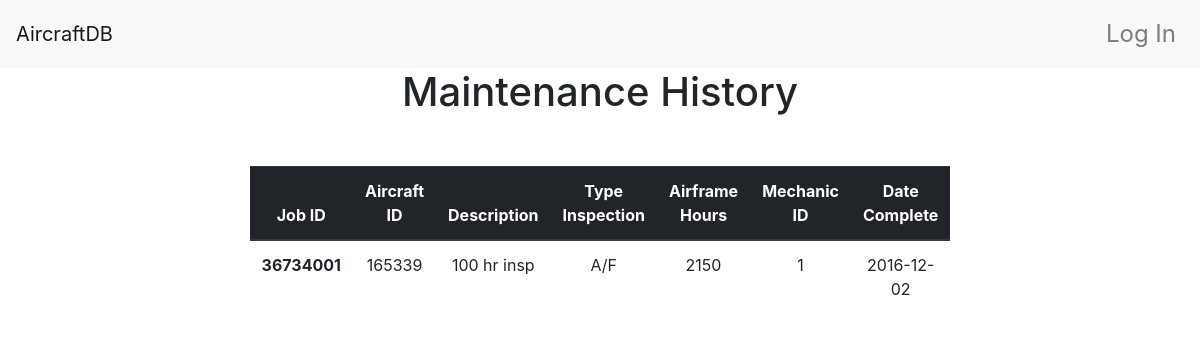
The app's page /mechanic/maintenance_history, older data.
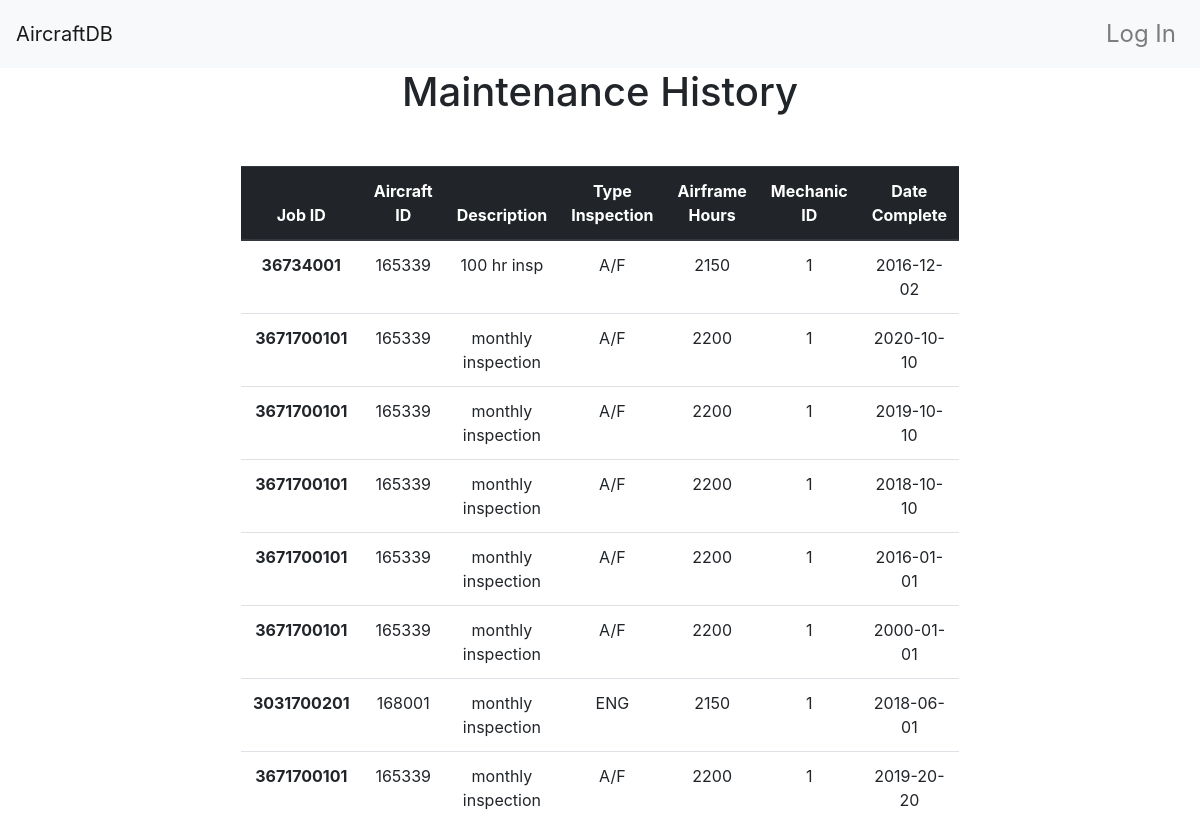
The same page, newer data.
### app/models.py (models this page shows, shortened)
class MaintenanceHistory(db.Model):
    __tablename__ = 'MaintenanceHistory'
    job_id = db.Column(db.Integer, primary_key=True)
    aircraft_id = db.Column(db.Integer, db.ForeignKey('aircrafts.id'), primary_key=True)
    description = db.Column(db.String(150))
    type_inspection =  db.Column(db.String(80))
    aircraft_hours = db.Column(db.Integer)
    engine_hours = db.Column(db.Integer)
    mechanic_id = db.Column(db.Integer, db.ForeignKey(Mechanic.id))
    date_complete = db.Column(db.String, primary_key=True)

### app/main/views.py (the view)
@main.route('/mechanic/maintenance_history')
def mechanic_get_maintenance_history():
    data = MaintenanceHistory.query.all()
    return render_template('mechanic/maintenance_history.html', data=data)

### app/templates/mechanic/maintenance_history.html
{% extends "base.html" %}
{% block page_content %}
<div class="table_heading">
    <h1>Maintenance History</h1>
</div>
  <div class="second-container">
    <table class="table">
    <thead class="thead-dark">
      <tr>
        <th scope="col">Job ID</th>
        <th scope="col">Aircraft ID</th>
        <th scope="col">Description</th>
        <th scope="col">Type Inspection</th>
        <th scope="col">Airframe Hours</th>
        <th scope="col">Mechanic ID</th>
        <th scope="col">Date Complete</th>
      </tr>
    </thead>
    <tbody>
    {% for row in data %}
      <tr>
        <th scope="row"> {{row.job_id}} </th>
        <td>{{row.aircraft_id}}</td>
        <td>{{row.description}}</td>
        <td>{{row.type_inspection}}</td>
        <td>{{row.aircraft_hours}}</td>
        <td>{{row.mechanic_id}}</td>
        <td>{{row.date_complete}}</td>
      </tr>
        {% endfor %}
    </tbody>
  </table>
  </div>
{% endblock %}

### app/templates/base.html (shortened to what this page needs)
<!doctype html>
<html lang="en">
  <head>
    <link rel="stylesheet" href="../../static/style.css">
    <link rel="stylesheet" href="https://maxcdn.bootstrapcdn.com/bootstrap/4.0.0-beta.2/css/bootstrap.min.css">
    <link rel= "stylesheet" href="https://cdnjs.cloudflare.com/ajax/libs/flexboxgrid/6.3.1/flexboxgrid.css">
  </head>
{% block navbar %}
<nav class="navbar navbar-expand-lg navbar-light bg-light">
  <a class="navbar-brand" href="#">AircraftDB</a>
  <div class="collapse navbar-collapse" id="navbarNav">
    <ul class="navbar-nav ">
        {% if current_user.is_authenticated %}
        <li class="nav-item">
          <a class="nav-link" href="{{ url_for('auth.logout') }}">Log Out</a>
        </li>
        {% else %}
        <li class="nav-item">
          <a class="nav-link" href="{{ url_for('auth.login') }}">Log In</a>
        </li>
        {% endif %}
    </ul>
  </div>
</nav>
{% endblock %}
{% block content %}
  <div>
{% block page_content %}{% endblock %}
</div>
{% endblock %}

### app/static/style.css (style rules this page uses)
.nav-link { font-size: 24px; }
div.second-container { margin-top: 50px; text-align: center; }
div.second-container table { width: 50%; margin: auto; float: none;; }
div.table_heading { text-align: center }

Row changes from the older to the newer data that the page shows:
added MaintenanceHistory: job_id "3671700101", aircraft_id "165339", description "monthly inspection", type_inspection "A/F", aircraft_hours "2200", mechanic_id "1", date_complete "2020-10-10"
added MaintenanceHistory: job_id "3671700101", aircraft_id "165339", description "monthly inspection", type_inspection "A/F", aircraft_hours "2200", mechanic_id "1", date_complete "2019-10-10"
added MaintenanceHistory: job_id "3671700101", aircraft_id "165339", description "monthly inspection", type_inspection "A/F", aircraft_hours "2200", mechanic_id "1", date_complete "2018-10-10"
added MaintenanceHistory: job_id "3671700101", aircraft_id "165339", description "monthly inspection", type_inspection "A/F", aircraft_hours "2200", mechanic_id "1", date_complete "2016-01-01"
added MaintenanceHistory: job_id "3671700101", aircraft_id "165339", description "monthly inspection", type_inspection "A/F", aircraft_hours "2200", mechanic_id "1", date_complete "2000-01-01"
added MaintenanceHistory: job_id "3031700201", aircraft_id "168001", description "monthly inspection", type_inspection "ENG", aircraft_hours "2150", mechanic_id "1", date_complete "2018-06-01"
added MaintenanceHistory: job_id "3671700101", aircraft_id "165339", description "monthly inspection", type_inspection "A/F", aircraft_hours "2200", mechanic_id "1", date_complete "2019-20-20"
